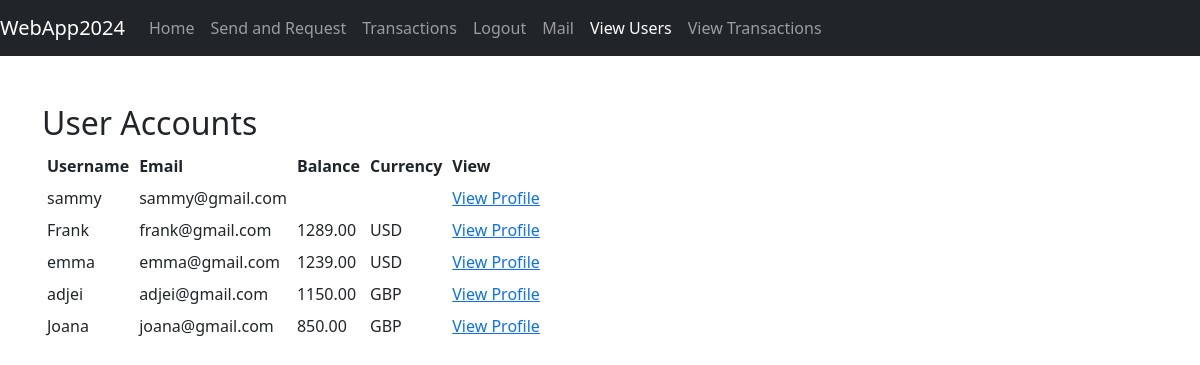
The app's page /adminapp/users/ (signed in), older data.
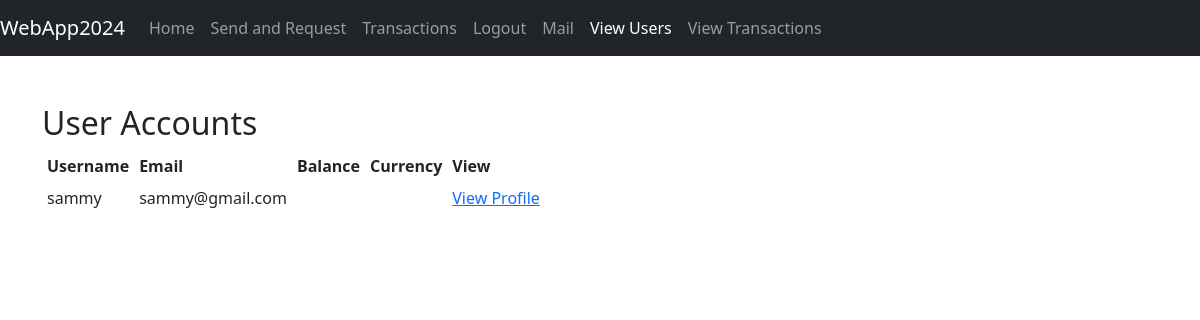
The same page, newer data.
### register/models.py (models this page shows, shortened)
class User(AbstractUser):
    CURRENCY_CHOICES = [
        ('GBP', 'British Pound'),
        ('USD', 'US Dollar'),
        ('EUR', 'Euro'),
    ]
    initial_balance = models.DecimalField(max_digits=10, decimal_places=2, default=1000)
    currency = models.CharField(
        max_length=3,
        choices=CURRENCY_CHOICES,
        default='GBP',
        help_text=_('Select your preferred currency.'),
    )

### payapp/models.py (models this page shows, shortened)
class Account(models.Model):
    user = models.OneToOneField(settings.AUTH_USER_MODEL, on_delete=models.CASCADE, related_name='account')
    balance = models.DecimalField(max_digits=10, decimal_places=2, default=1000.00)
    currency = models.CharField(max_length=3, choices=CURRENCY_CHOICES, default='GBP', help_text=_('Select your preferred currency.'))

### adminapp/views.py (the view)
# urls.py: path('users/', views.view_users, name='view_users'),
@staff_member_required
def view_users(request):
    users = User.objects.all()
    return render(request, 'adminapp/view_users.html', {'users': users})

### templates/adminapp/view_users.html
{% extends 'base.html' %}
{% block content %}
    <h2>User Accounts</h2>
    <table>
        <tr>
            <th>Username</th>
            <th>Email</th>
            <th>Balance</th>
            <th>Currency</th>
            <th>View</th>
        </tr>
        {% for user in users %}
            <tr>
                <td>{{ user.username }}</td>
                <td>{{ user.email }}</td>
                <td>{{ user.account.balance }}</td>
                <td>{{ user.account.currency }}</td>
                <td><a href="{% url 'adminapp:user_profile' user.id %}">View Profile</a></td>
            </tr>
        {% endfor %}
    </table>
{% endblock %}

### templates/base.html (shortened to what this page needs)
{% include 'navbar.html' %}
<!DOCTYPE html>
<html lang="en">
<head>
    {% load crispy_forms_tags %}
    <link href="https://cdn.jsdelivr.net/npm/bootstrap@5.3.0-alpha1/dist/css/bootstrap.min.css" rel="stylesheet">
</head>
<body>
<div class="container py-5">
    {% block content %}
    {% endblock %}
</div>
</body>
</html>

### templates/navbar.html (shortened to what this page needs)
{% url 'home' as home_url %}
{% url 'transactions:send_and_request_homepage' as send_request_url %}
{% url 'transactions:list' as transactions_list_url %}
{% url 'logout' as logout_url %}
{% url 'payapp:mail_list' as mail_list_url %}
{% url 'adminapp:view_users' as view_users_url %}
{% url 'adminapp:view_transactions' as view_transactions_url %}
<nav class="navbar navbar-expand-lg navbar-dark bg-dark">
    <a class="navbar-brand" href="{% url 'home' %}">WebApp2024</a>
    <div class="collapse navbar-collapse" id="navbarNav">
        <ul class="navbar-nav">
            {% if user.is_authenticated %}
                <li class="nav-item">
                    <a class="nav-link {% if request.path == home_url %}active{% endif %}" href="{{ home_url }}">Home</a>
                </li>
                <li class="nav-item">
                    <a class="nav-link {% if request.path == send_request_url %}active{% endif %}" href="{{ send_request_url }}">Send and Request</a>
                </li>
                <li class="nav-item">
                    <a class="nav-link {% if request.path == transactions_list_url %}active{% endif %}" href="{{ transactions_list_url }}">Transactions</a>
                </li>
                <li class="nav-item">
                    <a class="nav-link {% if request.path == logout_url %}active{% endif %}" href="{{ logout_url }}">Logout</a>
                </li>
                <li class="nav-item">
                    <a class="nav-link {% if request.path == mail_list_url %}active{% endif %}" href="{{ mail_list_url }}">Mail</a>
                </li>
                {% if request.user.is_staff or request.user.is_superuser %}
                    <li class="nav-item">
                        <a class="nav-link {% if request.path == view_users_url %}active{% endif %}" href="{{ view_users_url }}">View Users</a>
                    </li>
                    <li class="nav-item">
                        <a class="nav-link {% if request.path == view_transactions_url %}active{% endif %}" href="{{ view_transactions_url }}">View Transactions</a>
                    </li>
                {% endif %}
            {% endif %}
        </ul>
    </div>
</nav>

### templates/base.html (style rules this page uses)
table, th, td { padding: 5px; }

Row changes from the older to the newer data that the page shows:
removed User: username "Frank", email "frank@gmail.com", account.balance "1289.00", account.currency "USD"
removed User: username "emma", email "emma@gmail.com", account.balance "1239.00", account.currency "USD"
removed User: username "adjei", email "adjei@gmail.com", account.balance "1150.00", account.currency "GBP"
removed User: username "Joana", email "joana@gmail.com", account.balance "850.00", account.currency "GBP"
